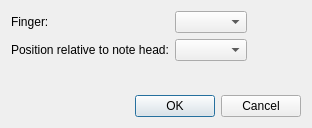
<?xml version="1.0" encoding="UTF-8"?>
<ui version="4.0">
 <class>LeftHandFingeringDialog</class>
 <widget class="QDialog" name="FingerHintDialog">
  <property name="windowModality">
   <enum>Qt::WindowModal</enum>
  </property>
  <property name="geometry">
   <rect>
    <x>0</x>
    <y>0</y>
    <width>312</width>
    <height>128</height>
   </rect>
  </property>
  <property name="windowTitle">
   <string>Left Hand Fingering</string>
  </property>
  <property name="modal">
   <bool>true</bool>
  </property>
  <layout class="QVBoxLayout" name="verticalLayout">
   <item>
    <layout class="QFormLayout" name="formLayout">
     <property name="fieldGrowthPolicy">
      <enum>QFormLayout::FieldsStayAtSizeHint</enum>
     </property>
     <item row="0" column="0">
      <widget class="QLabel" name="fingerLabel">
       <property name="text">
        <string>Finger:</string>
       </property>
      </widget>
     </item>
     <item row="0" column="1">
      <widget class="QComboBox" name="fingerComboBox"/>
     </item>
     <item row="1" column="0">
      <widget class="QLabel" name="positionLabel">
       <property name="text">
        <string>Position relative to note head:</string>
       </property>
      </widget>
     </item>
     <item row="1" column="1">
      <widget class="QComboBox" name="positionComboBox"/>
     </item>
    </layout>
   </item>
   <item>
    <widget class="QDialogButtonBox" name="buttonBox">
     <property name="orientation">
      <enum>Qt::Horizontal</enum>
     </property>
     <property name="standardButtons">
      <set>QDialogButtonBox::Cancel|QDialogButtonBox::Ok</set>
     </property>
    </widget>
   </item>
  </layout>
 </widget>
 <resources/>
</ui>
